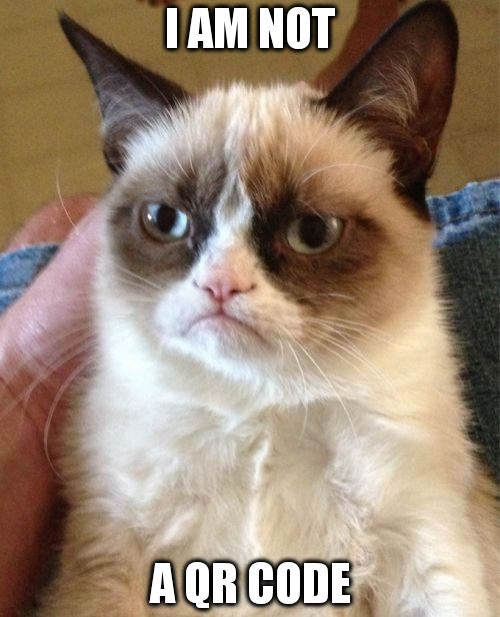
#> input picture NuitduHack2017/cul_air_code/original.png, 500 x 617 px
$ python split_image.py original.png   (Python 2 division)
#> lines starting #> are read from the running program, lines starting #| are printed output that depends on the picture
#!/usr/bin/env python

import os
import math
import Image
import string
import random
import pyexiv2
import argparse
import datetime
from sys import argv

def get_args(name):
    parser = argparse.ArgumentParser(prog=name)
    parser.add_argument(
        'image_file',
        help='path to an image file'
    )
    parser.add_argument(
        '-n',
        help='number of pieces after splitting \033[34m(default: 101)\033[0m',
        default=101,
        dest='npieces',
        metavar='NUM'
    )
    parser.add_argument(
        '-o',
        help='output directory for pieces \033[34m(default: ./pieces)\033[0m',
        default='./pieces',
        dest='out_dir',
        metavar='DIR'
    )
    args = parser.parse_args()
    return args

def get_random_name(N):
    return ''.join(random.choice(string.ascii_uppercase + string.digits) for _ in range(N))

def write_position(image_file, pos):
    metadata = pyexiv2.ImageMetadata(image_file)
    metadata.read()
    key = 'Exif.Photo.UserComment'
    value = 'position: %d,%d' % (pos[0], pos[1])
    metadata[key] = pyexiv2.ExifTag(key, value)
    metadata.write()

def split_images(image_file, npieces):
#> called with image_file = 'original.png', npieces = 101
    try:
        image = Image.open(image_file)
#> image is the input picture: PIL image 500x617 RGBA; mean R, G, B, A 154.2, 135, 117, 255
    except IOError:
        print '- %s is not a valid image file' % image_file
        exit(1)
    width, height = image.size
#> width = 500; height = 617
    num_split_width =  int(math.sqrt(npieces))
    num_split_height = int(math.sqrt(npieces))
    size_split_width = int(width / num_split_width)
#> size_split_width = 50
    size_split_height = int(height / num_split_height)
#> size_split_height = 61
    if size_split_width < 1 or size_split_height < 1:
        print '- Pieces size is lower than 1px, please choose a larger picture'
        exit(1)
    print '* number of images in width : %d' % num_split_width
    print '* number of images in height: %d' % num_split_height
    print '* size of images in width   : %d' % size_split_width
#| * size of images in width   : 50
    print '* size of images in height  : %d' % size_split_height
#| * size of images in height  : 61
    x = y = 0.0
    np = 0
    for i in xrange(0, num_split_height):
        y = int(i * size_split_height)
        for j in xrange(0, num_split_width):
            x = int(j * size_split_width)
            base = './pieces/piece'
            filename = base + '_' + get_random_name(6) + '.png'
            open(filename, 'a').close()
            piece = image.crop((int(x), int(y), int(x + size_split_width), int(y + size_split_height)))
            piece.save(filename)
            write_position(filename, (j, i))
            np += 1
#> this loop made 1 pass
#> pass 1, in split_images, `piece.save(filename)`:
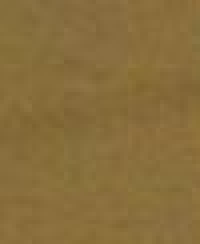
#> saved as piece_Y0CQ65.png: PIL image 50x61 RGBA (shown 4 times larger); mean R, G, B, A 136.1, 109.7, 59.8, 255
#> after the loop, np = 0

if __name__ == '__main__':
    args = get_args(argv[0])
    print '* Splitting %s into %s pieces...' % (args.image_file, args.npieces)
    if not os.path.exists(args.out_dir):
        os.makedirs(args.out_dir)
    split_images(args.image_file, int(args.npieces))
#> (the call stopped at in write_position, `metadata = pyexiv2.ImageMetadata(image_file)`: pyexiv2 is not available in this run)
    print '+ Done !'
